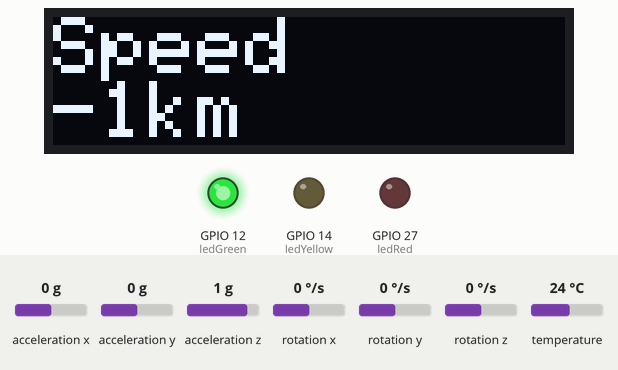
This sketch was run on a simulated ESP32. Parts: 128×32 one-colour display, output pins drawn as LEDs (lit = HIGH). Wiring (inferred from the names in the program): MPU-6050 motion sensor at I2C address 0x68. Inputs (shaded band) come from the test bench; at power-on: acceleration x 0 g, acceleration y 0 g, acceleration z 1 g, rotation x 0 °/s, rotation y 0 °/s, rotation z 0 °/s, temperature 24 °C. The display library's start-up logo is not drawn; what the sketch prints to the serial monitor is not drawn.

Above: at 1.7 s.
1.8 s: acceleration x set to 0.9 g
At 2.35 s:
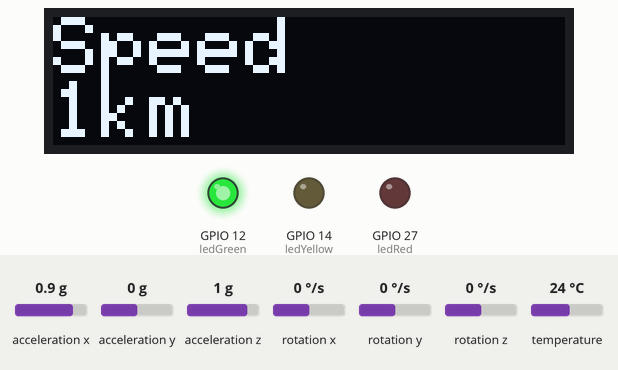
3.5 s: acceleration x set to 1.2 g
At 5.71 s:
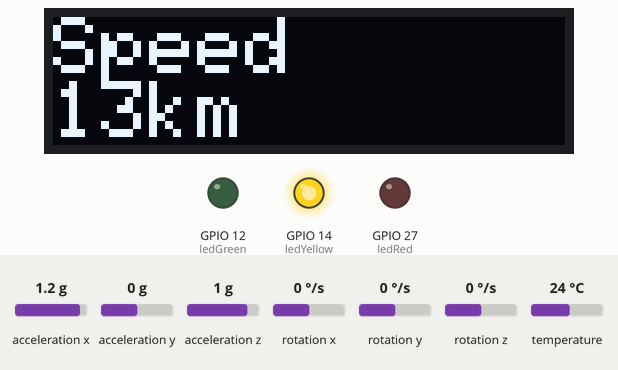
6.5 s: acceleration x set to 1.5 g
At 9.4 s:
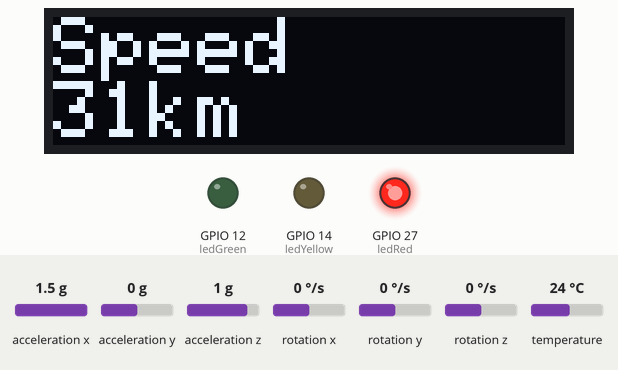
9.5 s: acceleration x set to 0.1 g
11.9 s: acceleration x set to -0.1 g
At 15.4 s:
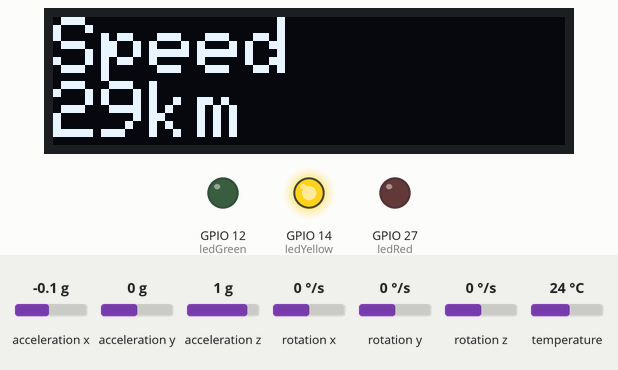
Timing chart, 0 to 15.9 s (numbered marks = the images above; inputs shaded):
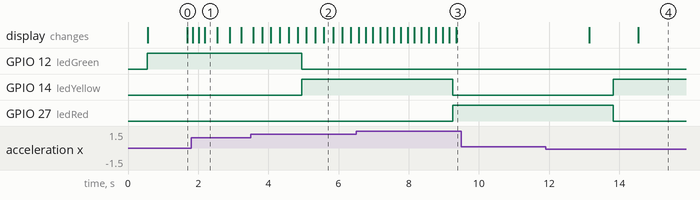

Measured:
- the behaviour switches between 1 and 1.1 g on acceleration x (found by bisection; images 1 and 2)
- the behaviour switches between 1.3 and 1.4 g on acceleration x (found by bisection; images 2 and 3)
- the behaviour switches between 0 and -0.1 g on acceleration x (found by bisection; images 3 and 4)
- after the input at 1.8 s, the display: first changes at once (image 1 shows a later state)
- after the input at 3.5 s, GPIO 12 (ledGreen): HIGH → LOW after 1.4 s instead of 2.0 s; GPIO 14 (ledYellow): LOW → HIGH after 1.4 s instead of 2.0 s
- after the input at 6.5 s, GPIO 14 (ledYellow): HIGH → LOW after 2.8 s; GPIO 27 (ledRed): LOW → HIGH after 2.8 s
- after the input at 9.5 s, every drawn part: stays the same
- after the input at 11.9 s, GPIO 14 (ledYellow): LOW → HIGH after 1.9 s; GPIO 27 (ledRed): HIGH → LOW after 1.9 s; the display: first changes after 1.2 s (image 4 shows a later state)

The sketch:

testMPU.ino
```cpp
#include "MPU6050_TRY.h"
#include <Adafruit_GFX.h>
#include <Adafruit_MPU6050.h>
#include <Adafruit_SSD1306.h>
#include <Adafruit_Sensor.h>
#include <WiFi.h>
#include <PubSubClient.h>

#define ledRed 27
#define ledYellow 14
#define ledGreen 12

Adafruit_MPU6050 mpu;
Adafruit_SSD1306 display = Adafruit_SSD1306(128, 32, &Wire);

const char* ssid = "KelinciPercobaan";
const char* password = "qwerty123";
const char* mqttserver = "broker.mqtt-dashboard.com";
int mqttport = 1883;

WiFiClient espClient;
PubSubClient client(espClient);

float velocity = 0;
float accelY = 0;
float currentAccel;
float vKm = 0;
float prevAccel = 0;
unsigned long prevMillis = millis();
unsigned long currentMillis;
float* getData;

float ledNotif(float velocity) {
  if (velocity <= 10) {
    digitalWrite(ledRed, LOW);
    digitalWrite(ledYellow, LOW);
    digitalWrite(ledGreen, HIGH);
  } else if (velocity >= 10 && velocity <= 30) {
    digitalWrite(ledRed, LOW);
    digitalWrite(ledYellow, HIGH);
    digitalWrite(ledGreen, LOW);
  } else {
    digitalWrite(ledRed, HIGH);
    digitalWrite(ledYellow, LOW);
    digitalWrite(ledGreen, LOW);
  }
}

void callback1(char* topic, byte* payload, unsigned int length) {
  for (int i = 0; 1 < length; i++) {
    Serial.print((char)payload[i]);
  }

  //aktif
  //    if ((char)payload[0] == '1') {
  //    motion_aktif = 1; // motion auto on *toilet lock
  //    Serial.println("Motion Auto Aktif");
  //  } else if((char)payload[0] == '0') {
  //    motion_aktif = 0; // motion auto off *toilet unlock
  //    Serial.println("Motion Auto Mati");
  //  }
}

void reconnected() {
  while (!client.connected()) {
    Serial.println("Menghubungkan kembali ke MQTT..");
    if (client.connect("client_kelinci")) {
      Serial.println("Sukses terhubung Kembali..");
    } else {
      Serial.print("Gagal,..");
      Serial.print(client.state());
      Serial.println("tunggu 3 detik..");
      delay(3000);
    }
  }
  client.subscribe("kontroller1/data");
}

void wifi_mode() {
  // Mengatur WiFi ----------------------------------------------------------
  WiFi.mode(WIFI_STA);
  WiFi.disconnect();
  delay(100);

  // Attempt to connect to Wifi network:
  Serial.print("Connecting Wifi: ");
  Serial.println(ssid);
  WiFi.begin(ssid, password);

  while (WiFi.status() != WL_CONNECTED) {
    Serial.print(".");
    delay(500);
    yield();
  }
  client.setServer(mqttserver, mqttport);
  //  client.setCallback(callback1);
  Serial.println(" ");
  Serial.println("Wifi Connected");
  digitalWrite(LED_BUILTIN, HIGH);
  // Print the IP address ---------------------------------------------------
  Serial.print("IP address : ");
  Serial.println(WiFi.localIP());
  Serial.print(" ");
}

void setup() {
  Serial.begin(115200);
  pinMode(ledRed, OUTPUT);
  pinMode(ledYellow, OUTPUT);
  pinMode(ledGreen, OUTPUT);

  start_mpu();

  if (!mpu.begin()) {
    Serial.println("Sensor init failed");
    while (1)
      yield();
  }

  // set accelerometer range to +-8G
  mpu.setAccelerometerRange(MPU6050_RANGE_8_G);


  // SSD1306_SWITCHCAPVCC = generate display voltage from 3.3V internally
  if (!display.begin(SSD1306_SWITCHCAPVCC, 0x3C)) { // Address 0x3C for 128x32
    Serial.println(F("SSD1306 allocation failed"));
    for (;;)
      ; // Don't proceed, loop forever
  }

//  wifi_mode();
  display.display();
  delay(500); // Pause for 2 seconds
  display.setTextSize(1);
  display.setTextColor(WHITE);
  display.setRotation(0);
}

void loop() {
  char dataa[5];
  getData = run_mpu();

  sensors_event_t a, g, temp;
  mpu.getEvent(&a, &g, &temp);
    currentAccel = getData[0];
//  currentAccel = a.acceleration.x;

  currentMillis = millis();
  velocity += (currentAccel + prevAccel) / 2 * (currentMillis - prevMillis) / 1000;
  prevAccel = currentAccel;
  prevMillis = currentMillis;

  //  Serial.print("Time sec : ");
  //  Serial.println(currentMillis / 1000);
  vKm = velocity * 3.6;

  Serial.print("Velocity(M) : ");
  Serial.print(velocity);
  Serial.print(", Speed(KM) : ");
  Serial.print(vKm);
  Serial.println("");
  ledNotif(vKm);

//  dtostrf(vKm, 3, 0, dataa);
//  client.publish("kontroller1/data", dataa);
  display.clearDisplay();
  display.setCursor(0, 0);

  //    Serial.println("Accelerometer - m/s^2");
  //    Serial.print("Accel X : ");
  //    Serial.print(getData[0]);
  //    Serial.print(", Accel Y : ");
  //    Serial.print(getData[1]);
  //    Serial.print(", Accel Z : ");
  //    Serial.print(getData[2]);
  //    Serial.print(", Roll : ");
  //    Serial.print(getData[3]);
  //    Serial.print(", Pitch : ");
  //    Serial.print(getData[4]);
  //    Serial.println("");
  //    delay(1000);

  //  float velocity = kecepatan(accY, currentNode);
  display.setTextSize(2);
  display.println("Speed");
  display.print(vKm, 0);
  display.print("km");

  display.display();
//  if (!client.connected()) {
//    reconnected();
//  }
//  client.loop();
}
```

MPU6050_TRY.h
```cpp
#include <Wire.h>
float RateRoll, RatePitch, RateYaw;
float AccX, AccY, AccZ;
float GyroX, GyroY, GyroZ;
float AngleRoll, AnglePitch;
float LoopTimer;

void initial_mpu(void) {
  Wire.beginTransmission(0x68);
  Wire.write(0x1A);
  Wire.write(0x05);
  Wire.endTransmission();
  Wire.beginTransmission(0x68);
  Wire.write(0x1C);
  Wire.write(0x10);
  Wire.endTransmission();
  Wire.beginTransmission(0x68);
  Wire.write(0x3B);
  Wire.endTransmission();
  Wire.requestFrom(0x68, 6);
  int16_t AccXLSB = Wire.read() << 8 | Wire.read();
  int16_t AccYLSB = Wire.read() << 8 | Wire.read();
  int16_t AccZLSB = Wire.read() << 8 | Wire.read();
  Wire.beginTransmission(0x68);
  Wire.write(0x1B);
  Wire.write(0x8);
  Wire.endTransmission();
  Wire.beginTransmission(0x68);
  Wire.write(0x43);
  Wire.endTransmission();
  Wire.requestFrom(0x68, 6);
  int16_t GyroX = Wire.read() << 8 | Wire.read();
  int16_t GyroY = Wire.read() << 8 | Wire.read();
  int16_t GyroZ = Wire.read() << 8 | Wire.read();
  RateRoll = (float)GyroX / 65.5;
  RatePitch = (float)GyroY / 65.5;
  RateYaw = (float)GyroZ / 65.5;
  AccX = (float)AccXLSB / 4096 - 0.1;
  AccY = (float)AccYLSB / 4096 + 0.01;
  AccZ = (float)AccZLSB / 4096 - 0.2;
  AngleRoll = atan(AccY / sqrt(AccX * AccX + AccZ * AccZ)) * 1 / (3.142 / 180);
  AnglePitch = -atan(AccX / sqrt(AccY * AccY + AccZ * AccZ)) * 1 / (3.142 / 180);
}

void start_mpu() {
  Wire.setClock(400000);
  Wire.begin();
  Wire.beginTransmission(0x68);
  Wire.write(0x6B);
  Wire.write(0x00);
  Wire.endTransmission();
}
float* run_mpu() {
  initial_mpu();
  static float dataRaw[5];
  dataRaw[0] = AccX;
  dataRaw[1] = AccY;
  dataRaw[2] = AccZ;
  dataRaw[3] = AngleRoll;
  dataRaw[4] = AnglePitch;

  return dataRaw;
}
```
